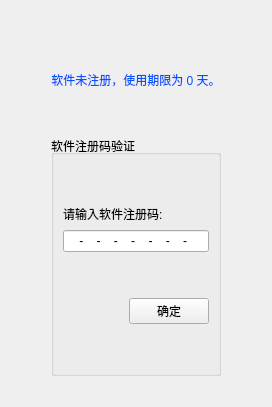
           <widget class="QWidget" name="page_4">
            <layout class="QVBoxLayout" name="verticalLayout_11">
             <item>
              <spacer name="verticalSpacer_7">
               <property name="orientation">
                <enum>Qt::Vertical</enum>
               </property>
               <property name="sizeHint" stdset="0">
                <size>
                 <width>20</width>
                 <height>20</height>
                </size>
               </property>
              </spacer>
             </item>
             <item>
              <layout class="QHBoxLayout" name="horizontalLayout_19">
               <item>
                <spacer name="horizontalSpacer_7">
                 <property name="orientation">
                  <enum>Qt::Horizontal</enum>
                 </property>
                 <property name="sizeType">
                  <enum>QSizePolicy::Minimum</enum>
                 </property>
                 <property name="sizeHint" stdset="0">
                  <size>
                   <width>40</width>
                   <height>20</height>
                  </size>
                 </property>
                </spacer>
               </item>
               <item>
                <layout class="QVBoxLayout" name="verticalLayout_9">
                 <item>
                  <spacer name="verticalSpacer_23">
                   <property name="orientation">
                    <enum>Qt::Vertical</enum>
                   </property>
                   <property name="sizeHint" stdset="0">
                    <size>
                     <width>20</width>
                     <height>40</height>
                    </size>
                   </property>
                  </spacer>
                 </item>
                 <item>
                  <widget class="QLabel" name="label_10">
                   <property name="styleSheet">
                    <string notr="true">font: 75 12pt &quot;新宋体&quot;;
color: rgb(0, 85, 255);</string>
                   </property>
                   <property name="text">
                    <string>软件未注册，使用期限为 0 天。</string>
                   </property>
                   <property name="scaledContents">
                    <bool>false</bool>
                   </property>
                   <property name="alignment">
                    <set>Qt::AlignCenter</set>
                   </property>
                  </widget>
                 </item>
                 <item>
                  <spacer name="verticalSpacer_32">
                   <property name="orientation">
                    <enum>Qt::Vertical</enum>
                   </property>
                   <property name="sizeHint" stdset="0">
                    <size>
                     <width>20</width>
                     <height>40</height>
                    </size>
                   </property>
                  </spacer>
                 </item>
                 <item>
                  <widget class="QGroupBox" name="groupBox_4">
                   <property name="title">
                    <string>软件注册码验证</string>
                   </property>
                   <property name="alignment">
                    <set>Qt::AlignLeading|Qt::AlignLeft|Qt::AlignVCenter</set>
                   </property>
                   <layout class="QVBoxLayout" name="verticalLayout_10">
                    <item>
                     <spacer name="verticalSpacer_25">
                      <property name="orientation">
                       <enum>Qt::Vertical</enum>
                      </property>
                      <property name="sizeHint" stdset="0">
                       <size>
                        <width>20</width>
                        <height>40</height>
                       </size>
                      </property>
                     </spacer>
                    </item>
                    <item>
                     <layout class="QHBoxLayout" name="horizontalLayout_10">
                      <item>
                       <widget class="QLabel" name="label_9">
                        <property name="text">
                         <string>请输入软件注册码:</string>
                        </property>
                       </widget>
                      </item>
                      <item>
                       <spacer name="horizontalSpacer_14">
                        <property name="orientation">
                         <enum>Qt::Horizontal</enum>
                        </property>
                        <property name="sizeHint" stdset="0">
                         <size>
                          <width>40</width>
                          <height>20</height>
                         </size>
                        </property>
                       </spacer>
                      </item>
                     </layout>
                    </item>
                    <item>
                     <layout class="QHBoxLayout" name="horizontalLayout_17">
                      <item>
                       <widget class="QLineEdit" name="lineEdit_9">
                        <property name="inputMethodHints">
                         <set>Qt::ImhNone</set>
                        </property>
                        <property name="inputMask">
                         <string>HHHH-HHHH-HHHH-HHHH-HHHH-HHHH-HHHH-HHHH</string>
                        </property>
                        <property name="text">
                         <string>-------</string>
                        </property>
                        <property name="echoMode">
                         <enum>QLineEdit::Normal</enum>
                        </property>
                       </widget>
                      </item>
                     </layout>
                    </item>
                    <item>
                     <spacer name="verticalSpacer_28">
                      <property name="orientation">
                       <enum>Qt::Vertical</enum>
                      </property>
                      <property name="sizeHint" stdset="0">
                       <size>
                        <width>20</width>
                        <height>40</height>
                       </size>
                      </property>
                     </spacer>
                    </item>
                    <item>
                     <layout class="QHBoxLayout" name="horizontalLayout_21">
                      <item>
                       <spacer name="horizontalSpacer_10">
                        <property name="orientation">
                         <enum>Qt::Horizontal</enum>
                        </property>
                        <property name="sizeHint" stdset="0">
                         <size>
                          <width>40</width>
                          <height>20</height>
                         </size>
                        </property>
                       </spacer>
                      </item>
                      <item>
                       <widget class="QPushButton" name="pushButton_5">
                        <property name="minimumSize">
                         <size>
                          <width>75</width>
                          <height>0</height>
                         </size>
                        </property>
                        <property name="text">
                         <string>确定</string>
                        </property>
                        <property name="icon">
                         <iconset>
                          <normaloff>:/image/confirm.ico</normaloff>:/image/confirm.ico</iconset>
                        </property>
                       </widget>
                      </item>
                     </layout>
                    </item>
                    <item>
                     <spacer name="verticalSpacer_29">
                      <property name="orientation">
                       <enum>Qt::Vertical</enum>
                      </property>
                      <property name="sizeHint" stdset="0">
                       <size>
                        <width>20</width>
                        <height>40</height>
                       </size>
                      </property>
                     </spacer>
                    </item>
                   </layout>
                  </widget>
                 </item>
                </layout>
               </item>
               <item>
                <spacer name="horizontalSpacer_8">
                 <property name="orientation">
                  <enum>Qt::Horizontal</enum>
                 </property>
                 <property name="sizeType">
                  <enum>QSizePolicy::Minimum</enum>
                 </property>
                 <property name="sizeHint" stdset="0">
                  <size>
                   <width>40</width>
                   <height>20</height>
                  </size>
                 </property>
                </spacer>
               </item>
              </layout>
             </item>
             <item>
              <spacer name="verticalSpacer_8">
               <property name="orientation">
                <enum>Qt::Vertical</enum>
               </property>
               <property name="sizeHint" stdset="0">
                <size>
                 <width>20</width>
                 <height>20</height>
                </size>
               </property>
              </spacer>
             </item>
            </layout>
           </widget>
